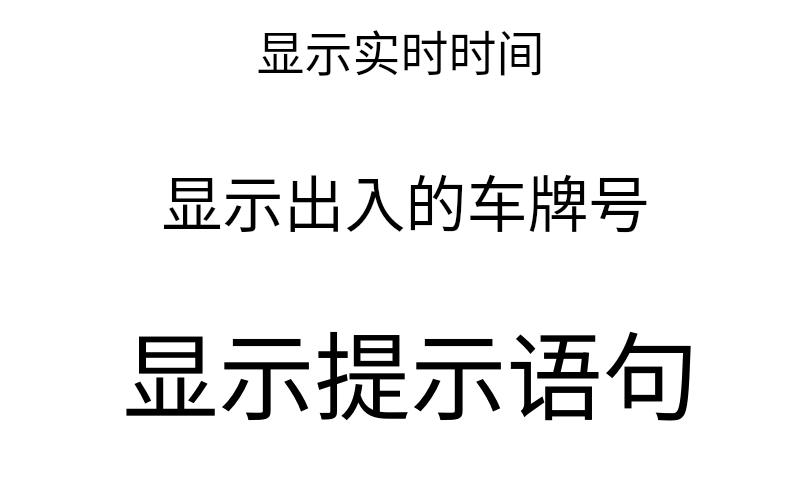
<?xml version="1.0" encoding="UTF-8"?>
<ui version="4.0">
 <class>MainWindow</class>
 <widget class="QMainWindow" name="MainWindow">
  <property name="geometry">
   <rect>
    <x>0</x>
    <y>0</y>
    <width>800</width>
    <height>480</height>
   </rect>
  </property>
  <property name="windowTitle">
   <string>MainWindow</string>
  </property>
  <property name="styleSheet">
   <string notr="true">MainWindow{background-color: rgb(85, 255, 127);}
</string>
  </property>
  <widget class="QWidget" name="centralwidget">
   <property name="styleSheet">
    <string notr="true"/>
   </property>
   <widget class="myWidget" name="widget" native="true">
    <property name="geometry">
     <rect>
      <x>0</x>
      <y>0</y>
      <width>800</width>
      <height>480</height>
     </rect>
    </property>
    <property name="styleSheet">
     <string notr="true"/>
    </property>
    <widget class="QLabel" name="label">
     <property name="geometry">
      <rect>
       <x>-20</x>
       <y>0</y>
       <width>841</width>
       <height>100</height>
      </rect>
     </property>
     <property name="minimumSize">
      <size>
       <width>0</width>
       <height>0</height>
      </size>
     </property>
     <property name="maximumSize">
      <size>
       <width>16777215</width>
       <height>100</height>
      </size>
     </property>
     <property name="font">
      <font>
       <pointsize>36</pointsize>
      </font>
     </property>
     <property name="styleSheet">
      <string notr="true">background-color: rgb(255, 255, 255);
  margin-bottom:0px;
margin-top:0px;

</string>
     </property>
     <property name="text">
      <string>显示实时时间</string>
     </property>
     <property name="alignment">
      <set>Qt::AlignCenter</set>
     </property>
    </widget>
    <widget class="QLabel" name="label_3">
     <property name="geometry">
      <rect>
       <x>-10</x>
       <y>260</y>
       <width>841</width>
       <height>221</height>
      </rect>
     </property>
     <property name="minimumSize">
      <size>
       <width>0</width>
       <height>50</height>
      </size>
     </property>
     <property name="maximumSize">
      <size>
       <width>16777215</width>
       <height>2000</height>
      </size>
     </property>
     <property name="font">
      <font>
       <pointsize>72</pointsize>
      </font>
     </property>
     <property name="focusPolicy">
      <enum>Qt::NoFocus</enum>
     </property>
     <property name="styleSheet">
      <string notr="true">background-color: rgb(255, 255, 255);
  margin-bottom:0px;
margin-top:0px;
</string>
     </property>
     <property name="text">
      <string>显示提示语句</string>
     </property>
     <property name="alignment">
      <set>Qt::AlignCenter</set>
     </property>
    </widget>
    <widget class="QLabel" name="label_2">
     <property name="geometry">
      <rect>
       <x>-10</x>
       <y>80</y>
       <width>831</width>
       <height>241</height>
      </rect>
     </property>
     <property name="minimumSize">
      <size>
       <width>0</width>
       <height>100</height>
      </size>
     </property>
     <property name="maximumSize">
      <size>
       <width>16777215</width>
       <height>1000</height>
      </size>
     </property>
     <property name="font">
      <font>
       <pointsize>46</pointsize>
      </font>
     </property>
     <property name="styleSheet">
      <string notr="true">background-color: rgb(255, 255, 255);
  margin-bottom:0px;
margin-top:0px;
</string>
     </property>
     <property name="text">
      <string>显示出入的车牌号</string>
     </property>
     <property name="alignment">
      <set>Qt::AlignCenter</set>
     </property>
    </widget>
   </widget>
  </widget>
 </widget>
 <customwidgets>
  <customwidget>
   <class>myWidget</class>
   <extends>QWidget</extends>
   <header>mainwindow.h</header>
   <container>1</container>
  </customwidget>
 </customwidgets>
 <resources/>
 <connections/>
</ui>
